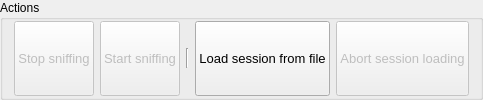
       <widget class="QGroupBox" name="groupBox_4">
        <property name="minimumSize">
         <size>
          <width>0</width>
          <height>50</height>
         </size>
        </property>
        <property name="font">
         <font>
          <pointsize>9</pointsize>
         </font>
        </property>
        <property name="title">
         <string>Actions</string>
        </property>
        <layout class="QHBoxLayout" name="horizontalLayout_15">
         <property name="topMargin">
          <number>1</number>
         </property>
         <property name="bottomMargin">
          <number>1</number>
         </property>
         <item>
          <widget class="QPushButton" name="stopSniffingButton">
           <property name="enabled">
            <bool>false</bool>
           </property>
           <property name="sizePolicy">
            <sizepolicy hsizetype="Preferred" vsizetype="Preferred">
             <horstretch>0</horstretch>
             <verstretch>0</verstretch>
            </sizepolicy>
           </property>
           <property name="minimumSize">
            <size>
             <width>0</width>
             <height>20</height>
            </size>
           </property>
           <property name="font">
            <font>
             <pointsize>10</pointsize>
            </font>
           </property>
           <property name="text">
            <string>Stop sniffing</string>
           </property>
          </widget>
         </item>
         <item>
          <widget class="QPushButton" name="startSniffingButton">
           <property name="enabled">
            <bool>false</bool>
           </property>
           <property name="sizePolicy">
            <sizepolicy hsizetype="Preferred" vsizetype="Preferred">
             <horstretch>0</horstretch>
             <verstretch>0</verstretch>
            </sizepolicy>
           </property>
           <property name="minimumSize">
            <size>
             <width>0</width>
             <height>20</height>
            </size>
           </property>
           <property name="font">
            <font>
             <pointsize>10</pointsize>
            </font>
           </property>
           <property name="text">
            <string>Start sniffing</string>
           </property>
          </widget>
         </item>
         <item>
          <widget class="Line" name="line">
           <property name="maximumSize">
            <size>
             <width>16777215</width>
             <height>20</height>
            </size>
           </property>
           <property name="orientation">
            <enum>Qt::Vertical</enum>
           </property>
          </widget>
         </item>
         <item>
          <widget class="QPushButton" name="loadSessionFromFileButton">
           <property name="sizePolicy">
            <sizepolicy hsizetype="Preferred" vsizetype="Preferred">
             <horstretch>0</horstretch>
             <verstretch>0</verstretch>
            </sizepolicy>
           </property>
           <property name="minimumSize">
            <size>
             <width>0</width>
             <height>20</height>
            </size>
           </property>
           <property name="font">
            <font>
             <pointsize>10</pointsize>
            </font>
           </property>
           <property name="text">
            <string>Load session from file</string>
           </property>
          </widget>
         </item>
         <item>
          <widget class="QPushButton" name="abortSessionLoadingButton">
           <property name="enabled">
            <bool>false</bool>
           </property>
           <property name="sizePolicy">
            <sizepolicy hsizetype="Minimum" vsizetype="Preferred">
             <horstretch>0</horstretch>
             <verstretch>0</verstretch>
            </sizepolicy>
           </property>
           <property name="minimumSize">
            <size>
             <width>0</width>
             <height>20</height>
            </size>
           </property>
           <property name="font">
            <font>
             <pointsize>10</pointsize>
            </font>
           </property>
           <property name="text">
            <string>Abort session loading</string>
           </property>
          </widget>
         </item>
        </layout>
       </widget>
